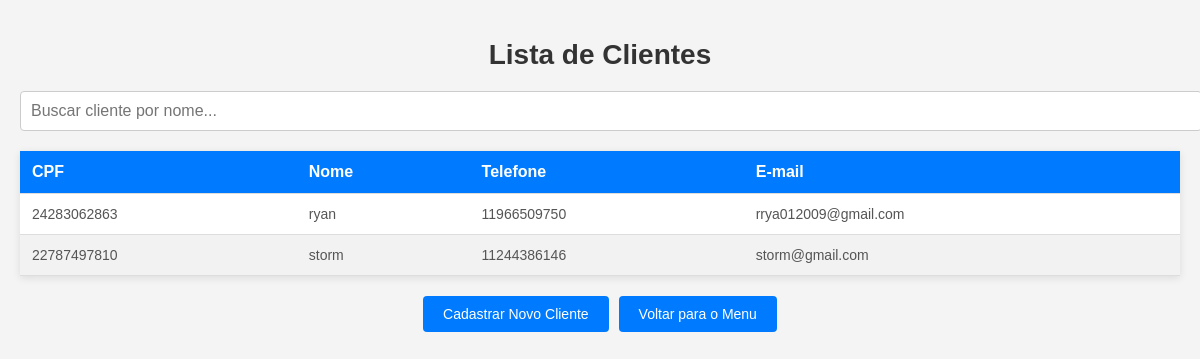
The app's page /clientes/ (signed in) with its own data.
### clientes/models.py (models this page shows, shortened)
class Cliente(models.Model):
    cpf = models.CharField(max_length=11, unique = True)
    nome = models.CharField(max_length=50)
    telefone = models.CharField(max_length=15)
    email = models.EmailField()

### clientes/views.py (the view)
# urls.py: path('', views.lista_clientes, name='lista_clientes'),
@login_required
def lista_clientes(request):
    clientes = Cliente.objects.all()
    return render(request, 'lista_clientes.html',{'clientes': clientes})

### clientes/templates/lista_clientes.html (shortened to what this page needs)
<!DOCTYPE html>
<html lang="pt-br">
<head>
</head>
<body>
 <h1>Lista de Clientes</h1>
 <input type="text" id="busca" placeholder="Buscar cliente por nome...">
 <div id="resultados">
   <table>
     <thead>
       <tr>
         <th>CPF</th>
        <th>Nome</th>
        <th>Telefone</th>
        <th>E-mail</th>
    </tr>
</thead>
<tbody id="tabela-clientes">
       {% for cliente in clientes %}
       <tr>
         <td>{{ cliente.cpf }}</td>
         <td>{{ cliente.nome }}</td>
         <td>{{ cliente.telefone }}</td>
        <td>{{ cliente.email }}</td>
    </tr>
    {% endfor%}
  </tbody>
</table>
</div>
<div class="button-group">
  <a href="{% url 'cadastrar_cliente' %}">
    <button>Cadastrar Novo Cliente</button>
  </a>
  <a href="{% url 'menu_principal' %}">
    <button>Voltar para o Menu</button>
  </a>
</div>
</body>
</html>

### clientes/templates/lista_clientes.html (style rules this page uses)
body { font-family: Arial, sans-serif; background-color: #f4f4f4; margin: 0; padding: 20px; }
h1 { text-align: center; color: #333; font-size: 28px; margin-bottom: 20px; }
input[type="text"] { width: 100%; padding: 10px; font-size: 16px; margin-bottom: 20px; border: 1px solid #ccc; border-radius: 4px; }
table { width: 100%; border-collapse: collapse; margin-bottom: 20px; background-color: #fff; box-shadow: 0 2px 8px rgba(0, 0, 0, 0.1); }
th, td { padding: 12px; text-align: left; border-bottom: 1px solid #ddd; }
th { background-color: #007bff; color: white; font-size: 16px; }
tr:nth-child(even) { background-color: #f2f2f2; }
td { font-size: 14px; color: #555; }
a { text-decoration: none; color: #007bff; font-weight: bold; }
button { padding: 10px 20px; font-size: 14px; color: white; background-color: #007bff; border: none; border-radius: 4px; cursor: pointer; }
.button-group { display: flex; justify-content: center; gap: 10px; }
.button-group a { display: inline-block; }

### records on screen
Cliente: cpf "24283062863", nome "ryan", telefone "11966509750", email "rrya012009@gmail.com"
Cliente: cpf "22787497810", nome "storm", telefone "11244386146", email "storm@gmail.com"
